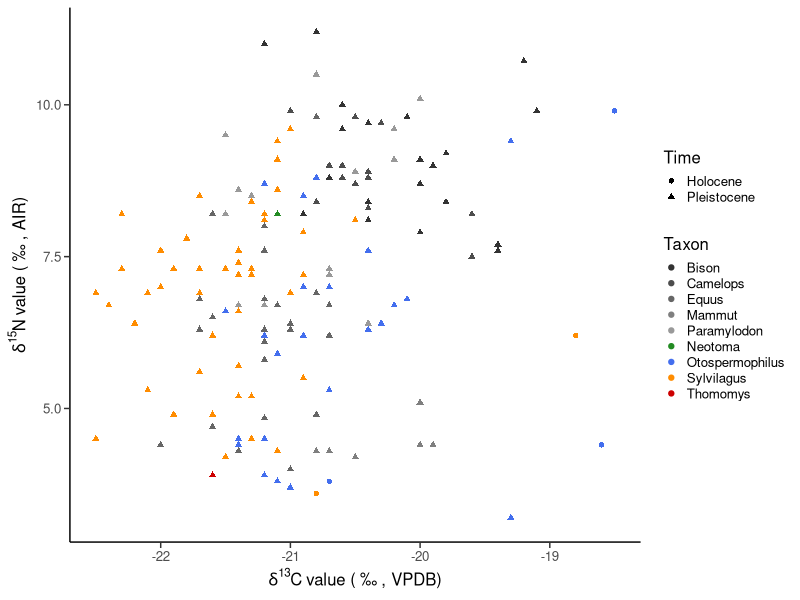
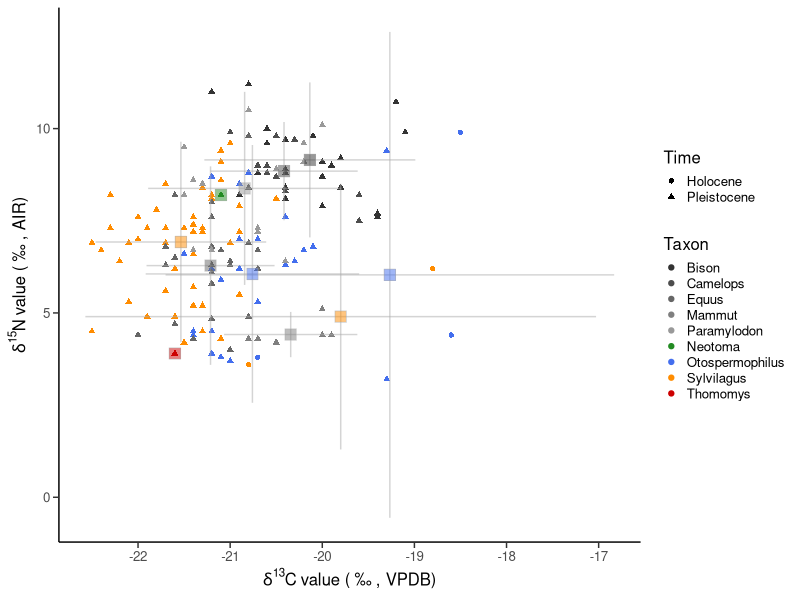

Here is the R script that generated these plots, in order:
library(tidyverse)
library(readr)
library(tidyverse)
library(readr)

# plot the isotope data - using ggplot2 ####
fig3Dat<- read_csv(file="data/processed/final_dataset_Figure3.csv", col_names=T, trim_ws=T)

fig3Dat$Taxon <- as.factor(fig3Dat$Taxon)
fig3Dat$Time <- as.factor(fig3Dat$Time)
fig3Dat$Group <- as.factor(fig3Dat$Group)

fig3Dat<- fig3Dat %>%
  arrange(Group) %>%
  mutate(Taxon = fct_relevel(Taxon, 
                             "Bison", "Camelops", "Equus", "Mammut", "Paramylodon", "Neotoma", "Otospermophilus", "Sylvilagus", "Thomomys"), Group = fct_relevel(Group, "Megaherbivore", "Herbivore"), Time = fct_relevel(Time, "Holocene", "Pleistocene"))

labelColors <- c("Bison" = "gray20",
                 "Camelops" = "gray30",
                 "Equus" = "gray40", 
                 "Mammut" = "gray50",
                 "Paramylodon" = "gray60",
                 "Neotoma" = "forestgreen",
                 "Otospermophilus" = "royalblue2",
                 "Sylvilagus" = "darkorange",
                 "Thomomys" = "red3")

first.plot <- ggplot(data = fig3Dat, 
                     aes(x = del13C_permil, y = del15N_permil)) +
                       geom_point(aes(colour = Taxon, 
                                      shape = Time)) +
                       scale_size_manual(values = c(1, 2)) +
                       scale_color_manual(values=labelColors) +
  ylab(expression({delta}^15*N~'value ('~'\u2030'~', AIR)')) +
  xlab(expression({delta}^13*C~'value ('~'\u2030'~', VPDB)')) + 
  theme_classic() +
  theme(text = element_text(size=12),
        axis.ticks.length = unit(0.15, "cm"),
        legend.title = element_text(size=12), 
        legend.key.size = unit(0.4, 'cm')) + 
  labs(colour = "Taxon") 

  print(first.plot) 

    
# error bars
sbg <- fig3Dat %>% 
  group_by(Taxon, Time) %>% 
  summarise(count = n(),
            mC = mean(del13C_permil), 
            sdC = sd(del13C_permil), 
            mN = mean(del15N_permil), 
            sdN = sd(del15N_permil))

second.plot <- first.plot+
  geom_errorbar(data = sbg, 
                mapping = aes(x = mC, y = mN,
                              ymin = mN - 1.96*sdN, 
                              ymax = mN + 1.96*sdN), 
                width = 0, color="darkgray", alpha=0.5) +
  geom_errorbarh(data = sbg, 
                 mapping = aes(x = mC, y = mN,
                               xmin = mC - 1.96*sdC,
                               xmax = mC + 1.96*sdC),
                 height = 0, color="darkgray", alpha=0.5) + 
  geom_point(data = sbg, aes(x = mC, 
                             y = mN,
                             fill = Taxon), 
             color = "darkgray", shape = 22, size = 4,
             alpha = 0.5, show.legend = FALSE) +
  scale_fill_manual(values=labelColors)

#grDevices::cairo_pdf("output/Figure3_v2_witherrorbars.pdf", width=6, height=4)
pdf(file="output/Figure3_v2_witherrorbars-NF.pdf", height=4, width=6)
  print(second.plot) 
dev.off()
